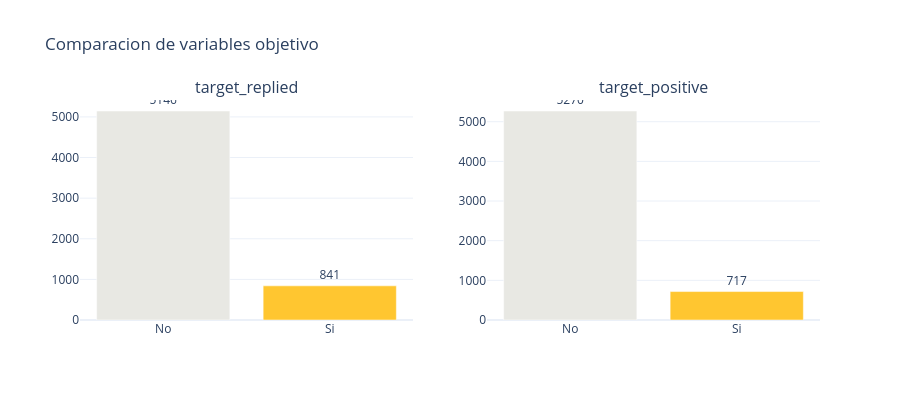

Source (notebook cell):
### Markdown cell above
### target_replied vs target_positive

`target_replied` captura **cualquier** respuesta (incluidas negativas como *Not Interested* o *Wrong Person*).  
`target_positive` excluye esas respuestas negativas, modelando solo la probabilidad de una respuesta **útil** para el negocio.

### Code cell
# Comparacion target_replied vs target_positive
fig = make_subplots(rows=1, cols=2, specs=[[{'type': 'bar'}, {'type': 'bar'}]],
                    subplot_titles=['target_replied', 'target_positive'])

for col_idx, col_name in enumerate(['target_replied', 'target_positive'], 1):
    counts = df[col_name].value_counts().sort_index()
    fig.add_trace(
        go.Bar(x=['No', 'Si'], y=counts.values,
               marker_color=['#E8E8E3', '#FFC630'],
               text=counts.values, textposition='outside'),
        row=1, col=col_idx
    )

fig.update_layout(
    title='Comparacion de variables objetivo',
    showlegend=False, height=400,
    template='plotly_white'
)
fig.show()

# Resumen numerico
n = len(df)
replied = df['target_replied'].sum()
positive = df['target_positive'].sum()
reclassified = replied - positive
print(f'target_replied:  {replied:,} respuestas ({replied/n:.1%})')
print(f'target_positive: {positive:,} respuestas utiles ({positive/n:.1%})')
print(f'Reclasificados como negativos: {reclassified:,} ({reclassified/replied:.1%} de las respuestas)')

### Figure 1 — Plotly figure (JSON) as saved in the notebook; plotly's stock layout.template omitted (floating-point values rounded to 4 significant figures)
{"data": [{"marker": {"color": ["#E8E8E3", "#FFC630"]}, "text": [5146.0, 841.0], "textposition": "outside", "type": "bar", "x": ["No", "Si"], "xaxis": "x", "y": [5146, 841], "yaxis": "y"}, {"marker": {"color": ["#E8E8E3", "#FFC630"]}, "text": [5270.0, 717.0], "textposition": "outside", "type": "bar", "x": ["No", "Si"], "xaxis": "x2", "y": [5270, 717], "yaxis": "y2"}], "layout": {"annotations": [{"font": {"size": 16}, "showarrow": false, "text": "target_replied", "x": 0.225, "xanchor": "center", "xref": "paper", "y": 1, "yanchor": "bottom", "yref": "paper"}, {"font": {"size": 16}, "showarrow": false, "text": "target_positive", "x": 0.775, "xanchor": "center", "xref": "paper", "y": 1, "yanchor": "bottom", "yref": "paper"}], "height": 400, "showlegend": false, "title": {"text": "Comparacion de variables objetivo"}, "xaxis": {"anchor": "y", "domain": [0, 0.45]}, "xaxis2": {"anchor": "y2", "domain": [0.55, 1]}, "yaxis": {"anchor": "x", "domain": [0, 1]}, "yaxis2": {"anchor": "x2", "domain": [0, 1]}}}
